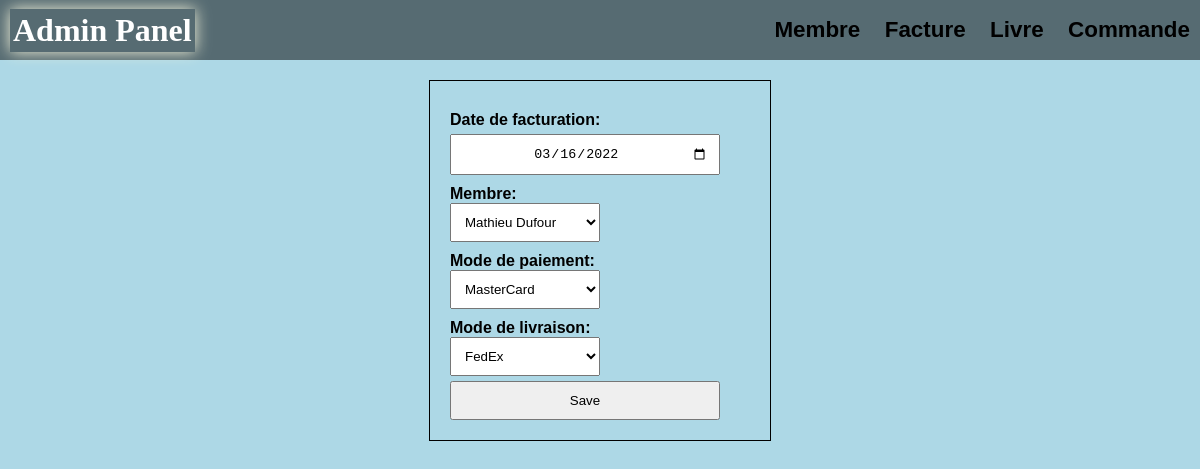
/facture/modifier?id=1, run on the app's committed database.
### tables this page shows
CREATE TABLE `Facture` (
  `id` INT(11) PRIMARY KEY AUTO_INCREMENT,
  `date` DATE NOT NULL,
  `Livraison_id` INT(11) NOT NULL,
  `Paiement_id` INT(11) NOT NULL,
  `Membre_id` INT(11) NOT NULL,
  CONSTRAINT `fk_Facture_Livraison1`
    FOREIGN KEY (`Livraison_id`)
    REFERENCES `Livraison` (`id`),
  CONSTRAINT `fk_Facture_Paiement1`
    FOREIGN KEY (`Paiement_id`)
    REFERENCES `Paiement` (`id`),
  CONSTRAINT `fk_Facture_Membre1`
    FOREIGN KEY (`Membre_id`)
    REFERENCES `Membre` (`id`))
DEFAULT CHARACTER SET = utf8;

CREATE TABLE `Membre` (
  `id` INT(11) PRIMARY KEY AUTO_INCREMENT,
  `Nom` VARCHAR(50) NOT NULL,
  `adresse` VARCHAR(100) NOT NULL,
  `codePostal` VARCHAR(7) NOT NULL,
  `dateNaissance` VARCHAR(45),
  `phone` VARCHAR(15) NOT NULL,
  `courriel` VARCHAR(50) NOT NULL,
  `username` VARCHAR(30) NOT NULL,
  `password` VARCHAR(255) NOT NULL)
DEFAULT CHARACTER SET = utf8;

CREATE TABLE `Paiement` (
  `id` INT(11) NOT NULL AUTO_INCREMENT,
  `modePaiment` VARCHAR(45) NOT NULL,
  PRIMARY KEY (`id`))
DEFAULT CHARACTER SET = utf8;

CREATE TABLE `Livraison` (
  `id` INT(11) NOT NULL AUTO_INCREMENT,
  `modeLivraison` VARCHAR(45) NOT NULL,
  PRIMARY KEY (`id`))
DEFAULT CHARACTER SET = utf8;

### library/RenderView.php (called while the page is built, shortened)
<?php
class View{
    private $render = false;
    public function __construct($class, $template){
        try{
            $file = 'view/'.$class.'/'.$template.'.php';
            if(file_exists($file)){
                $this->render = $file;
            }else{
                throw new Exception($file.' pas trouve');
            }
        }
        catch (Exception $e){
            echo $e->getMessage();
            exit();
        }
    }
    public function __destruct(){
        include($this->render);
    }
}
?>

### class/ClassFacture.php (called while the page is built, shortened)
<?php
require_once("connex/Crud.php");
class ClassFacture{
    private $crud;
    function __construct($crud) {
        $this->crud = $crud;
    }
    public function modifier(){
        $id = $_GET['id'];
        $facture = $this->crud->selectId('facture', $id);
        $optionsLivraisons = $this->crud->select('Livraison');
        $optionsPaiements = $this->crud->select('Paiement');
        $optionsMembres = $this->crud->select('Membre');
    }
}
?>

### connex/Crud.php (called while the page is built, shortened)
<?php
class Crud extends PDO{
    public function select($table, $field="id", $order="ASC") {
        $sql = "SELECT * FROM $table ORDER BY $field $order";
        $stmt = $this->query($sql);
        return $stmt->fetchAll();;
    }
    public function selectId($table, $valeur, $field='id'){
        $sql = "SELECT * FROM $table WHERE $field = :$field";
        $stmt = $this->prepare($sql);
        $stmt->bindValue(":$field", $valeur);
        $stmt->execute();
        $count = $stmt->rowCount();
        return ($count == 1) ? $stmt->fetch(): null;
    }
 }
?>

### view/facture/facture-modifier.php (the view, shortened to what this page needs)
<main>
    <form action="update" method="POST" class="form-box">
        <label for="">Date de facturation:
            <input type="date" name="date" value='<?= $facture['date'] ?>' required>
        </label>
        <label for="">Membre:
            <select name="Membre_id">
            <?php
                if(isset($membres)) {
                    foreach($membres as $membre) {
                        echo("<option value='".$membre['id']."' "
                        .(($facture['Membre_id'] == $membre['id']) ? "selected": "").">"
                        .$membre['Nom']."</option>");
                    }
                }
                ?>
            </select>
        </label>
        <label for="">Mode de paiement:
            <select name="Paiement_id">
                <?php
                if(isset($paiements)) {
                    foreach($paiements as $paiement) {
                        echo("<option value='".$paiement['id']."' "
                        .(($facture['Paiement_id'] == $paiement['id']) ? "selected": "").">"
                        .$paiement['modePaiment']."</option>");
                    }
                }
                ?>
            </select>
        </label>
        <label for="">Mode de livraison:
            <select name="Livraison_id">
                <?php
                if(isset($livraisons)) {
                    foreach($livraisons as $livraison) {
                        echo("<option value='".$livraison['id']."' "
                        .(($facture['Livraison_id'] == $livraison['id']) ? "selected": "").">"
                        .$livraison['modeLivraison']."</option>");
                    }
                }
                ?>
            </select>
        </label>
        <input type="submit" value="Save">
    </form>
</main>

### css/style.css (style rules this page uses)
body { margin: auto; padding: 0; background: lightblue; font-family: sans-serif; }
input, select { padding: 10px; width: 150px; }
main { margin: auto 30px; }
.form-box { font-size: 16px; display: block; margin: 20px auto; padding: 20px; max-width: 300px; border: 1px solid black; }
.form-box input { width: 90%; margin-top: 5px; text-align: center; }
label { font-size: 16px; font-weight: bold; margin-top: 10px; display: flex; flex-direction: column; }

### data on the page
facture: date "03/16/2022", Membre_id "Mathieu Dufour", Paiement_id "MasterCard", Livraison_id "FedEx"
